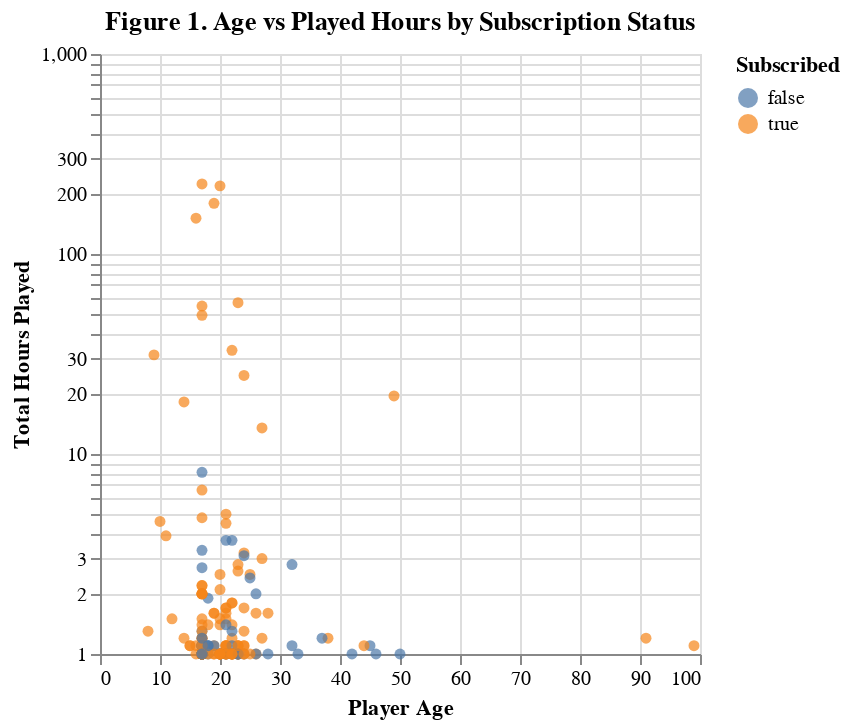

Notebook code for this chart:
### Markdown cell above
## Figure 1. Age vs Played Hours by Subscription Status

### Code cell
scatter = alt.Chart(df).mark_circle(opacity=0.7).encode(
    x=alt.X("age", title="Player Age"),
    y=alt.Y("played_hours", title="Total Hours Played").scale(type="log"),
    color=alt.Color("subscribe:N", title="Subscribed")
        
).properties(
    title="Figure 1. Age vs Played Hours by Subscription Status",
)
scatter

### Figure 1 — Vega-Lite specification as saved in the notebook (floating-point values rounded to 4 significant figures; data arrays with more than 128 entries replaced by an {"elided": "..."} marker saying what was removed)
{"config": {"view": {"continuousWidth": 300, "continuousHeight": 300}}, "data": {"name": "data-73dda6d2d487935bba8cf6dcc37bbc3c"}, "mark": {"type": "circle", "opacity": 0.7}, "encoding": {"color": {"field": "subscribe", "title": "Subscribed", "type": "nominal"}, "x": {"field": "age", "title": "Player Age", "type": "quantitative"}, "y": {"field": "played_hours", "scale": {"type": "log"}, "title": "Total Hours Played", "type": "quantitative"}}, "title": "Figure 1. Age vs Played Hours by Subscription Status", "$schema": "https://vega.github.io/schema/vega-lite/v5.20.1.json", "datasets": {"data-73dda6d2d487935bba8cf6dcc37bbc3c": {"elided": "196 records"}}}
